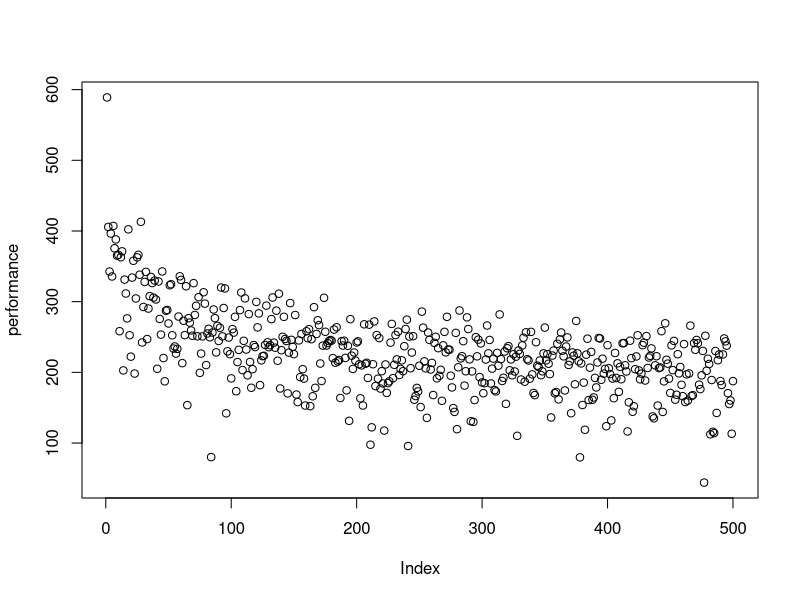
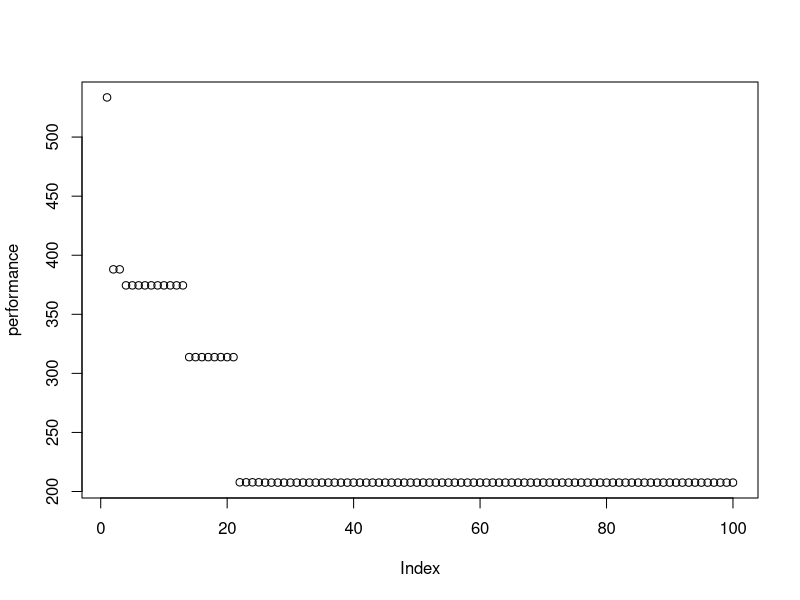
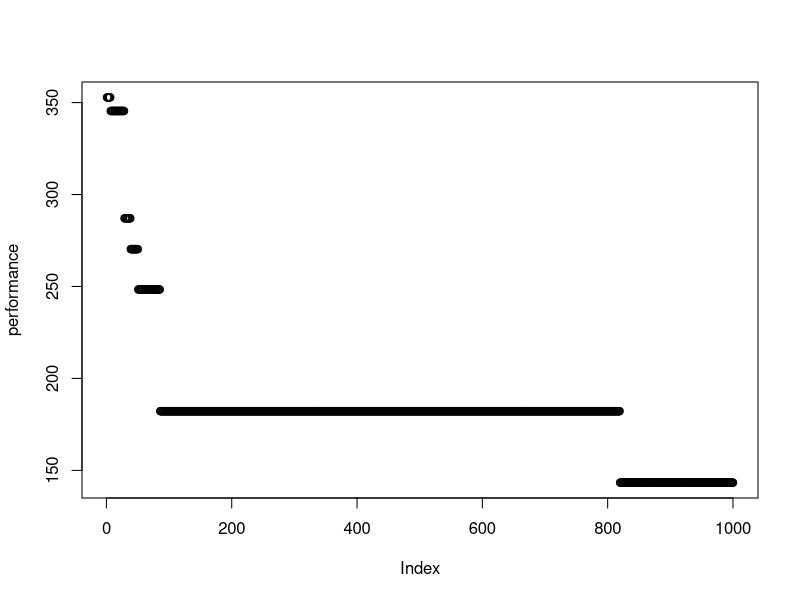
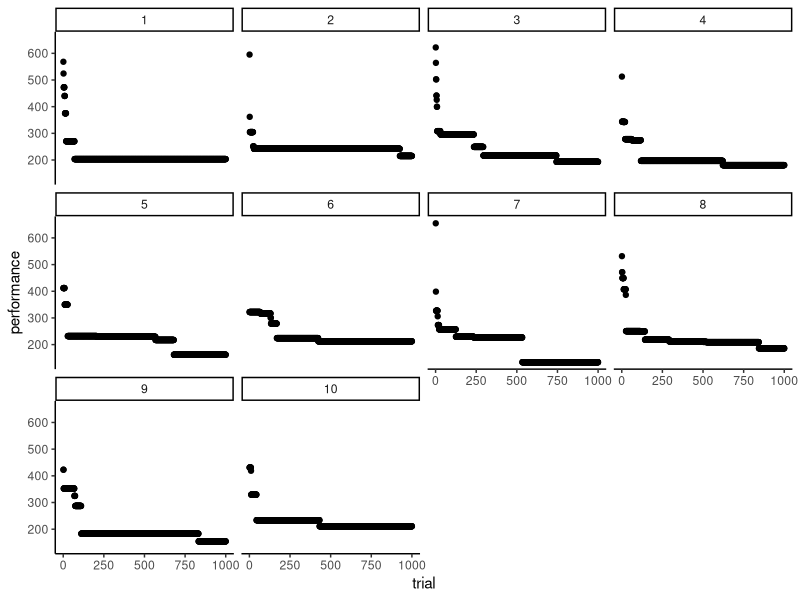

The R script that drew these images, in order:
## ---- chunk 1
knitr::opts_chunk$set(echo = TRUE)
## ---- chunk 2

performance <- c()

for (traces in 1:500){
  memory_retrieval_time <- min(rnorm(traces, mean = 500, sd = 100))
  performance           <- c(performance,memory_retrieval_time)
}

plot(performance)

## ---- chunk 3

# get 100 memory traces, across 100 practice attempts, each with their own retrieval time

memory_retrieval_times <- rnorm(100, mean = 500, sd = 100) # we could use a differnet distribution if we wanted

performance <- length(100)

for(trial in 1:100){
  performance[trial] <- min(memory_retrieval_times[1:trial]) # fastest one always wins
}

plot(performance)


## ---- chunk 4

memory_retrieval_times <- rnorm(1000, mean = 500, sd = 100) # we could use a differnet distribution if we wanted

performance <- length(1000)

for(trial in 1:1000){
  performance[trial] <- min(memory_retrieval_times[1:trial]) # fastest one always wins
}

plot(performance)


## ---- chunk 5

all_performance<-c()

for (subjects in 1:10) {
  
  memory_retrieval_times <- rnorm(1000, mean = 500, sd = 100) # we could use a differnet distribution if we wanted
  
  performance <- length(1000)
  
  for(trial in 1:1000){
    performance[trial] <- min(memory_retrieval_times[1:trial]) # fastest one always wins
  }
  
all_performance<-c(all_performance,performance)
  
}

subject_df <- data.frame(subject=rep(1:10,each=1000),
                         trial = rep(1:1000,10),
                         performance = all_performance)

library(ggplot2)

ggplot(subject_df, aes(x=trial,y=performance))+
  geom_point()+
  theme_classic()+
  facet_wrap(~subject)


